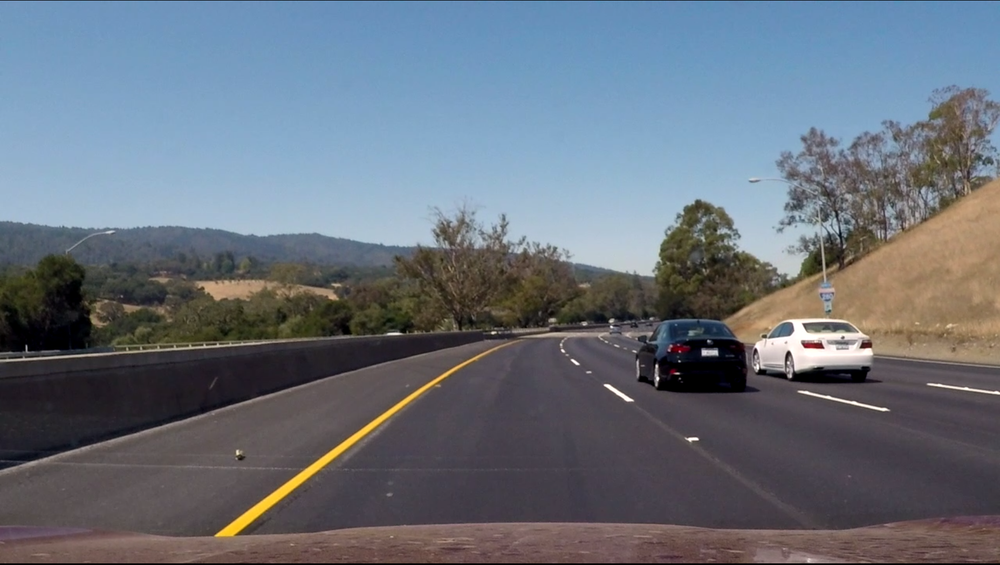
#> input picture Project1_LaneDetection/challenge2.png, 1000 x 565 px, shrunk from 1854 x 1047 before the run
$ python submission_official.py
#> lines starting #> are read from the running program, lines starting #| are printed output that depends on the picture; after the words box and inside, x2 and y2 are one past the last pixel; in counts of white or black regions, pixels touching at a corner belong together
import cv2
import matplotlib.pyplot as plt
import matplotlib.image as mpimg
import numpy as np
import math

# Import everything needed to edit/save/watch video clips
import moviepy
from moviepy.editor import VideoFileClip
from IPython.display import HTML


def draw_line_segments(source_image, h_lines, color=[255, 0, 0], thickness=2):
    """
    Draw the line segments to the source images.
    """

    line_img = np.copy(source_image)
    for a_line in h_lines:
        for x1, y1, x2, y2 in a_line:
            cv2.line(line_img, (x1, y1), (x2, y2), color, thickness)
    return line_img


def edge_detector(gray_img, gaussian_kernel_size=1, low_threshold=0, high_threshold=10):
    """
    Return possible edges in an image using Canny Transformation
    :param gray_img:             a grayed image
    :param gaussian_kernel_size: a kernel size for gaussian blur [default is 0]
    :param low_threshold:        default is 0
    :param high_threshold:       default is 10
    :return: edges in an image
    """

    # Apply gaussian blur
    kernel_size = (gaussian_kernel_size, gaussian_kernel_size)
    blurred_image = cv2.GaussianBlur(gray_img, kernel_size, 0)

    # Canny Edge Detection
    canny_edges = cv2.Canny(blurred_image, low_threshold, high_threshold)
    return canny_edges


def find_hough_lines(edge_img, min_votes, min_length, max_gap):
    """
    Return a list of possible Hough Lines in edge_img

    :param edge_img:    a canny edge image
    :param min_votes:   a minimum threshold [votes] to be considered a possible line
    :param min_length:  a minimum length to be considered a line
    :param max_gap:     maximum gap between points that have the same line
    :return:            a list of possible lines

    Notice : a line in openCV contains : 2 vertices (x1,y1) and (x2,y2)
    """

    rho = 1  # perpendicular distance from origin to a line
    theta = np.pi / 180  # angle between line and x-axis

    # Hough Transform Built-in function of OpenCV. Return a line segments in image
    lines = cv2.HoughLinesP(edge_img, rho, theta, min_votes, np.array([]), min_length, max_gap)

    return lines


def region_of_interest(img, vertices):
    """
    Filter out not-so-important region in the image
    :param source_img:
    :param vertices:    list of vertices to create a polygon
    :return:
    """
    mask = np.zeros_like(img)
    ignore_mask_color = 255

    # defining a 3 channel or 1 channel color to fill the mask with depending on the input image
    if len(img.shape) > 2:
        channel_count = img.shape[2]  # i.e. 3 or 4 depending on your image
        ignore_mask_color = (255,) * channel_count
    else:
        ignore_mask_color = 255

    cv2.fillPoly(mask, vertices, ignore_mask_color)

    masked_edges = cv2.bitwise_and(img, mask)
    return masked_edges


# [44 lines left out: functions hsv_filter, adaptive_equalize_image, gray_image, not called in this run]


def calculate_slope(line):
    """
    Calculate a slope of a line segment
    :param line:
    :return: slope value
    """
    slope = 0
    for x1, y1, x2, y2 in line:
        slope = (y1 - y2) / (x1 - x2)
    return slope


# [20 lines left out: function update_boundary, not called in this run]


def get_line(slope, points, y_max, yaxis):
    """
    """
    if len(points) > 0:

        # filter out points
        x = np.transpose(points)[0]
        y = np.transpose(points)[1]
        # fit = np.polyfit(x, y, 1)

        # avg_point:
        avg_x = np.mean(x)
        avg_y = np.mean(y)
        intercept = avg_y - slope*avg_x

        # bottom_point
        x_btm = int((yaxis - intercept)/slope)
        y_btm = int(yaxis)

        # top_point
        x_top = int((y_max - intercept)/slope)

        line = np.array([[x_btm, int(y_btm), x_top, y_max]], dtype='uint8')
        return line
    else:
        return np.array([[0, 0, 0, 0]])


def cal_dist(line):
    for x1,y1, x2, y2 in line:
        return (x1-x2)**2 + (y1-y2)**2


# [27 lines left out: functions avg_slope, hsv_convert, not called in this run]

def smooth_slope(new, prev, alpha):
    return alpha * new + (1 - alpha) * prev


def weighted_img(img, initial_img, α=0.8, β=1., λ=0.):
    """
    `img` is the output of the hough_lines(), An image with lines drawn on it.
    Should be a blank image (all black) with lines drawn on it.

    `initial_img` should be the image before any processing.

    The result image is computed as follows:

    initial_img * α + img * β + λ
    NOTE: initial_img and img must be the same shape!
    """
    return cv2.addWeighted(initial_img, α, img, β, λ)


def pipeline(image):
    """
    Main pipeline
    :param image:
    :return:
    """
    im_shape = image.shape
    x_size = im_shape[0]
    y_size = im_shape[1]
    # Points of polygon
    left_top = (y_size * 0.46, x_size * 0.55)
    left_bottom = (0 + y_size * 0.12, x_size)
    right_top = (y_size * 0.52, x_size * 0.55)
    right_bottom = (y_size - y_size * 0.07, x_size)
    vertices = np.array([[left_top, right_top, right_bottom, left_bottom]], dtype=np.int32)

    # hsv = hsv_filter(image)

    # Apply Canny Edge Detection
    canny = edge_detector(image, 7, 50, 125)

    # Mask a Region Of Interest
    edges = region_of_interest(canny, vertices)

    # Hough-Transform
    h_lines = find_hough_lines(edges, 25, 50, 200)

    right_points, left_points, right_slopes, left_slopes = process_lines(h_lines)

    # Calculate Lines
    right_slope = np.median(right_slopes)
    left_slope = np.median(left_slopes)

    # To avoid float infinity
    y_max = x_size * 0.55
    left_line = get_line(left_slope, left_points, y_max, x_size)
    right_line = get_line(right_slope, right_points, y_max, x_size)

    line_image = draw_line_segments(np.copy(image) * 0, [left_line], [255, 0, 255], 20)
    result = weighted_img(image, line_image)

    # Display all line
    plt.figure(1)
    print("Original Image: ")
    plt.imshow(image)

    plt.figure(2)
    print("Canny Edge and Hough Transform:")
    plt.imshow(edges, cmap='gray')
    # color_edges = np.dstack((edges, edges, edges))
    return result


def process_lines(hough_lines):
    """

    :param hough_lines:
    :return:
    """
    # Initial points
    right_points = []
    left_points = []
    # Initial slopes
    right_slopes = []
    left_slopes = []

    for line in hough_lines:
        slope = calculate_slope(line)
        if slope > 0:
            right_slopes.append(slope)
            # how to eliminate bad point
            for x1, y1, x2, y2 in line:
                right_points.append((x1, y1))
                right_points.append((x2, y2))
        if slope < 0:
            left_slopes.append(slope)
            for x1, y1, x2, y2 in line:
                left_points.append((x1, y1))
                left_points.append((x2, y2))

    return right_points, left_points, right_slopes, left_slopes

if __name__ == "__main__":

    image = (mpimg.imread('challenge2.png')*255).astype('uint8')
    plt.imshow(image)
#> (this line was passed over: IPython is not available in this run)

    result = pipeline(image)
#> in edge_detector, `canny_edges = cv2.Canny(blurred_image, low_threshold, high_threshold)`:
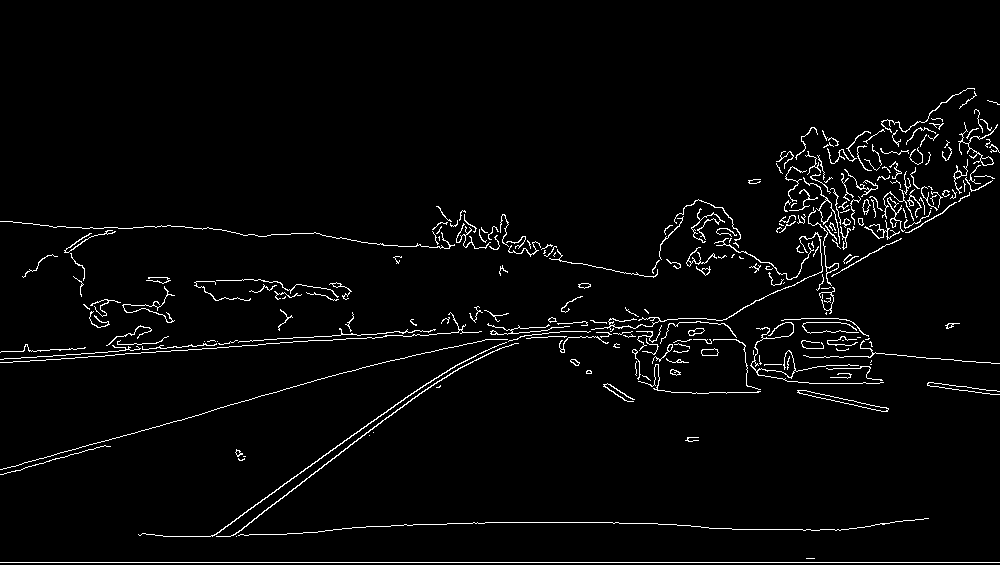
#> canny_edges: shape (565, 1000); 2.8% white in thin lines or dots, all inside (x1, y1, x2, y2) = (0, 88, 1000, 563)
#> in region_of_interest, `cv2.fillPoly(mask, vertices, ignore_mask_color)`:
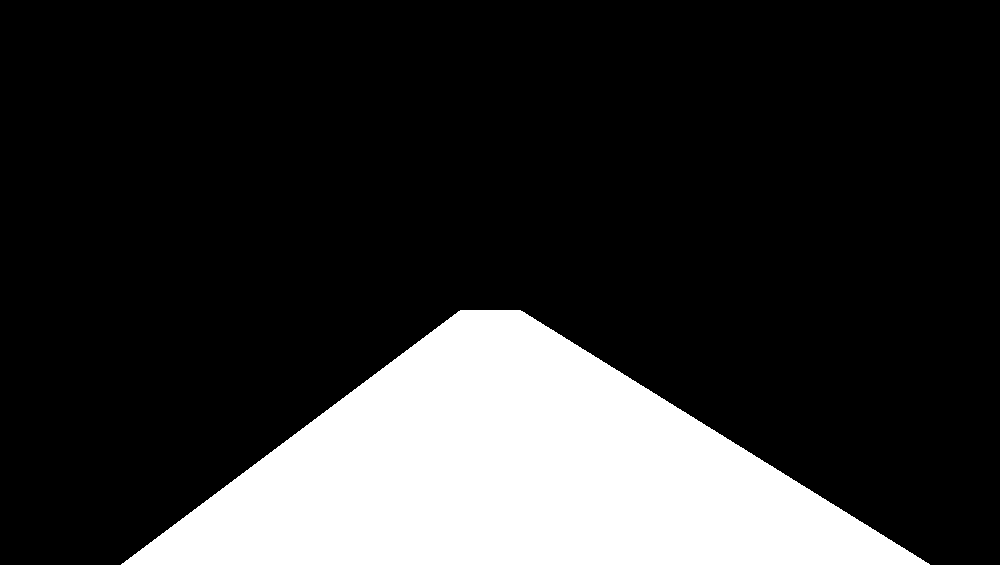
#> mask: shape (565, 1000); 19.7% white; 1 white region, box (x1, y1, x2, y2) and area: (121, 310, 930, 565) 111045
#> in region_of_interest, `masked_edges = cv2.bitwise_and(img, mask)`:
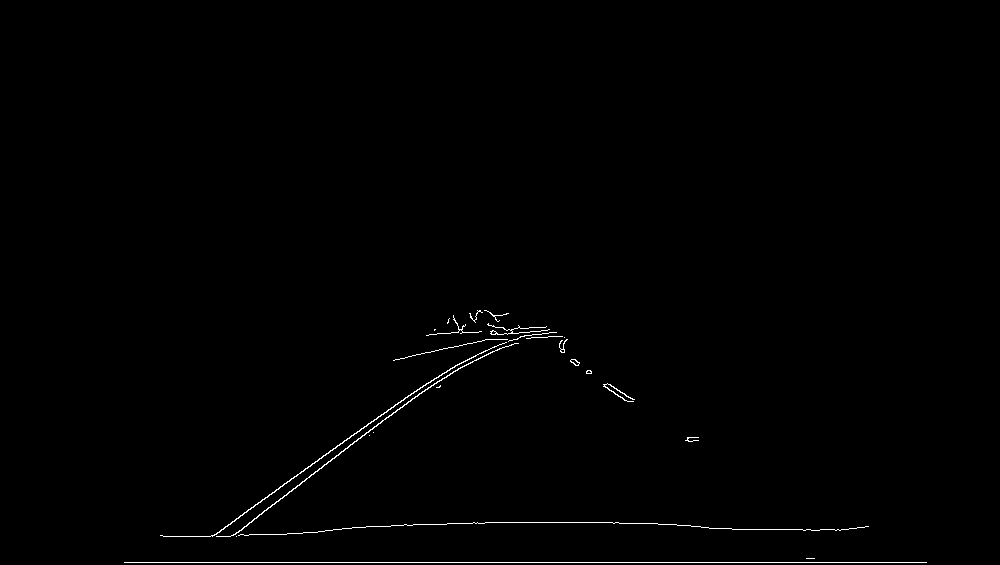
#> masked_edges: shape (565, 1000); 0.57% white in thin lines or dots, all inside (x1, y1, x2, y2) = (124, 310, 927, 563)
#> in find_hough_lines, `lines = cv2.HoughLinesP(edge_img, rho, theta, min_votes, np.array([]),..`: lines = 27 rows, first 6: [124, 562, 926, 562], [235, 534, 500, 327], [214, 535, 501, 327], [541, 522, 864, 527], [217, 532, 513, 522], [401, 400, 539, 327]
#> in pipeline, `h_lines = find_hough_lines(edges, 25, 50, 200)`: h_lines has the same summary as lines in find_hough_lines
#> the loop in process_lines, `for line in hough_lines:` made 27 passes
#> (line, slope) on passes 1 to 8: ([[124, 562, 926, 562]], 0), ([[235, 534, 500, 327]], -0.781), ([[214, 535, 501, 327]], -0.725), ([[541, 522, 864, 527]], 0.0155), ([[217, 532, 513, 522]], -0.0338), ([[401, 400, 539, 327]], -0.529), ([[395, 359, 545, 327]], -0.213), ([[732, 529, 848, 529]], 0)
#> after the loop in process_lines, `for line in hough_lines:`: left_points = 36 pairs, first value 160 to 556, second value 320 to 536; left_slopes = [-0.781, -0.725, -0.0338, -0.529, -0.213, -0.0317, -0.726, -0.726, -0.342, -0.0417, -0.482, -0.81, -0.535, -0.0349, -0.034, -0.0568, -0.776, -0.0163]; right_points = [(541, 522), (864, 527), (508, 313), (818, 530), (486, 310), (688, 441), (458, 329), (566, 340), (485, 310), (697, 437), (598, 522), (657, 523)]; right_slopes = [0.0155, 0.7, 0.649, 0.102, 0.599, 0.0169]
#> in pipeline, `right_slope = np.median(right_slopes)`: right_slope = 0.35
#> in pipeline, `left_slope = np.median(left_slopes)`: left_slope = -0.412
#> in get_line, `x = np.transpose(points)[0]`: x = 36 values, max 556 at index 35, min 160 at index 26, mean 414.3
#> in get_line, `y = np.transpose(points)[1]`: y = 36 values, max 536 at index 10, min 320 at index 23, mean 411.5
#> in get_line, `avg_x = np.mean(x)`: avg_x = 414.3
#> in get_line, `avg_y = np.mean(y)`: avg_y = 411.5
#> in get_line, `intercept = avg_y - slope*avg_x`: intercept = 582.3
#> in get_line, `x_btm = int((yaxis - intercept)/slope)`: x_btm = 41
#> in get_line, `x_top = int((y_max - intercept)/slope)`: x_top = 658
#> in get_line, `line = np.array([[x_btm, int(y_btm), x_top, y_max]], dtype='uint8')`: line = [[41, 53, 146, 54]]
#> in pipeline, `right_line = get_line(right_slope, right_points, y_max, x_size)`: right_line = [[244, 53, 30, 54]]
#> the loop in draw_line_segments, `for a_line in h_lines:` made 1 pass
#> after the loop in draw_line_segments, `for a_line in h_lines:`:
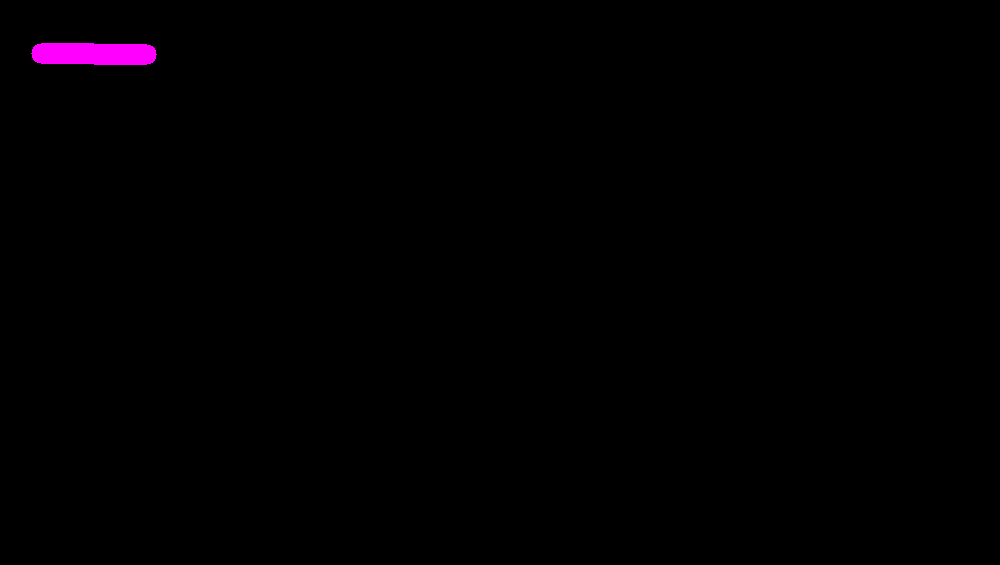
#> line_img: shape (565, 1000, 3); mean of channels 0, 1, 2 1.1, 0, 1.1; drawn as R, G, B

    plt.figure(3)
#> (this line was passed over: IPython is not available in this run)
    print("Result:")
    plt.imshow(result)
#> (this line was passed over: IPython is not available in this run)
#> (the run stopped early here; a loop or call above may not have finished)

$ run again, with Project1_LaneDetection/challenge3.png copied over Project1_LaneDetection/challenge2.png
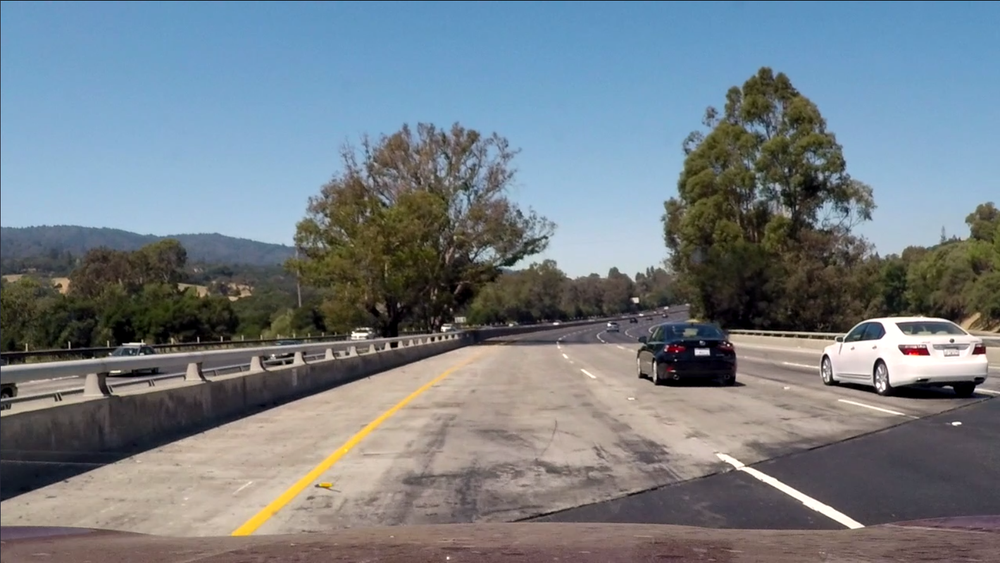
#> input picture Project1_LaneDetection/challenge3.png, 1000 x 563 px, shrunk from 1580 x 890 before the run
#> in edge_detector, `canny_edges = cv2.Canny(blurred_image, low_threshold, high_threshold)`:
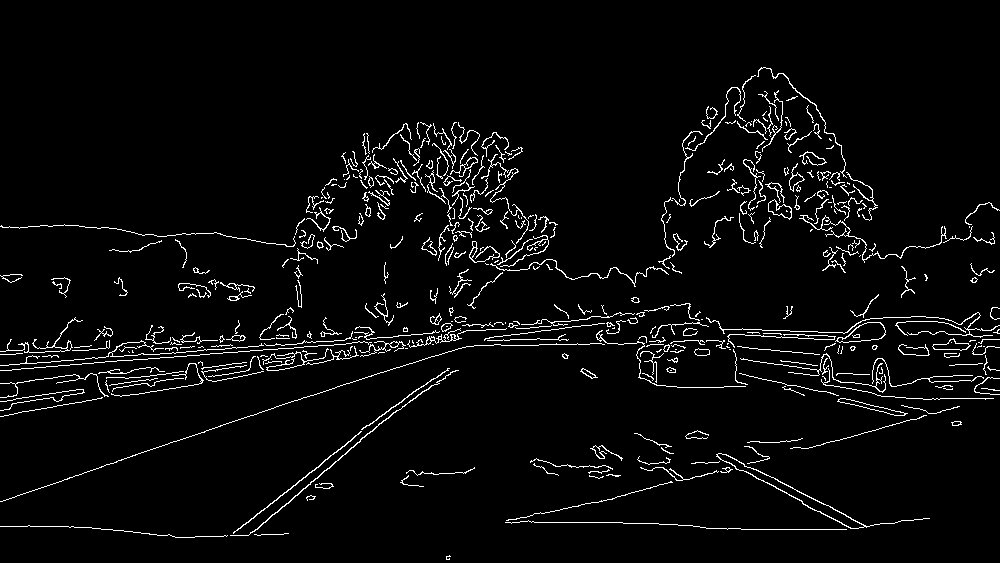
#> canny_edges: shape (563, 1000); 3.9% white in thin lines or dots, all inside (x1, y1, x2, y2) = (0, 67, 1000, 560)
#> mask: shape (563, 1000); 19.6% white; 1 white region, box (x1, y1, x2, y2) and area: (121, 309, 930, 563) 110611
#> in region_of_interest, `masked_edges = cv2.bitwise_and(img, mask)`:
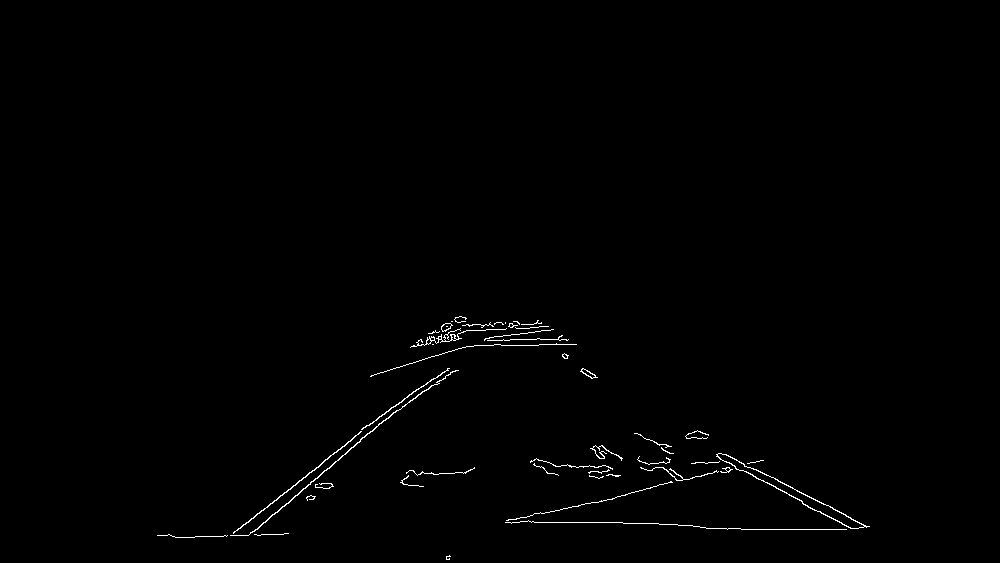
#> masked_edges: shape (563, 1000); 0.63% white in thin lines or dots, all inside (x1, y1, x2, y2) = (157, 316, 870, 560)
#> lines = 39 rows, first 6: [230, 535, 502, 323], [727, 529, 846, 529], [248, 535, 475, 345], [175, 537, 288, 533], [716, 456, 852, 528], [371, 375, 541, 323]
#> h_lines has the same summary as lines in find_hough_lines
#> the loop in process_lines, `for line in hough_lines:` made 39 passes
#> (line, slope) on passes 1 to 8: ([[230, 535, 502, 323]], -0.779), ([[727, 529, 846, 529]], 0), ([[248, 535, 475, 345]], -0.837), ([[175, 537, 288, 533]], -0.0354), ([[716, 456, 852, 528]], 0.529), ([[371, 375, 541, 323]], -0.306), ([[457, 317, 869, 526]], 0.507), ([[505, 522, 746, 466]], -0.232)
#> after the loop in process_lines, `for line in hough_lines:`: left_points = 44 pairs, first value 161 to 760, second value 321 to 537; left_slopes = [-0.779, -0.837, -0.0354, -0.306, -0.232, -0.784, -0.0545, -0.0381, -0.105, -0.233, -0.75, -0.141, -0.0531, -0.782, -0.106, -0.0367, -0.228, -0.759, -1, -0.0208, -0.193, -0.0341]; right_points = 26 pairs, first value 324 to 869, second value 317 to 528; right_slopes = [0.529, 0.507, 0.0345, 0.0672, 0.511, 0.0663, 0.0163, 0.0291, 0.485, 0.087, 0.196, 0.0407, 1]
#> right_slope = 0.087
#> left_slope = -0.21
#> x = 44 values, max 760 at index 43, min 161 at index 40, mean 473
#> y = 44 values, max 537 at index 4, min 321 at index 21, mean 434.7
#> avg_x = 473
#> avg_y = 434.7
#> intercept = 534.3
#> x_btm = -136
#> x_top = 1067
#> in get_line, `line = np.array([[x_btm, int(y_btm), x_top, y_max]], dtype='uint8')`: line = [[120, 51, 43, 53]]
#> right_line = [[69, 51, 229, 53]]
#> the loop in draw_line_segments, `for a_line in h_lines:` made 1 pass
